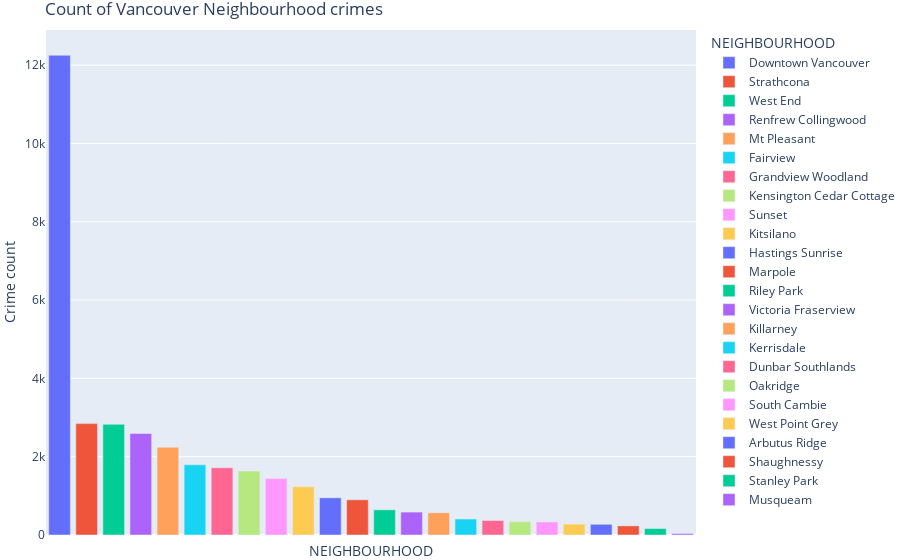

Notebook code for this chart:
### Markdown cell above
### Bar chart of Vancouver Nieghbourhood crimes

### Code cell
# plot as bar chart
topvenues_barchart = px.bar(
                            neighbourhood_counts,
                            x="NEIGHBOURHOOD",
                            y="Crime count", 
                            color="NEIGHBOURHOOD")


topvenues_barchart.update_layout(title = 'Count of Vancouver Neighbourhood crimes',
                         margin={"r":0,"t":30,"l":0,"b":0})

topvenues_barchart.update_xaxes(showticklabels=False) # Removed tick labels as it was too long
topvenues_barchart.show() # Display plot

### Figure 1 — Plotly figure (JSON) as saved in the notebook; plotly's stock layout.template omitted (floating-point values rounded to 4 significant figures)
{"data": [{"alignmentgroup": "True", "hovertemplate": "NEIGHBOURHOOD=%{x}<br>Crime count=%{y}<extra></extra>", "legendgroup": "Downtown Vancouver", "marker": {"color": "#636efa", "pattern": {"shape": ""}}, "name": "Downtown Vancouver", "offsetgroup": "Downtown Vancouver", "orientation": "v", "showlegend": true, "textposition": "auto", "type": "bar", "x": ["Downtown Vancouver"], "xaxis": "x", "y": [12253], "yaxis": "y"}, {"alignmentgroup": "True", "hovertemplate": "NEIGHBOURHOOD=%{x}<br>Crime count=%{y}<extra></extra>", "legendgroup": "Strathcona", "marker": {"color": "#EF553B", "pattern": {"shape": ""}}, "name": "Strathcona", "offsetgroup": "Strathcona", "orientation": "v", "showlegend": true, "textposition": "auto", "type": "bar", "x": ["Strathcona"], "xaxis": "x", "y": [2845], "yaxis": "y"}, {"alignmentgroup": "True", "hovertemplate": "NEIGHBOURHOOD=%{x}<br>Crime count=%{y}<extra></extra>", "legendgroup": "West End", "marker": {"color": "#00cc96", "pattern": {"shape": ""}}, "name": "West End", "offsetgroup": "West End", "orientation": "v", "showlegend": true, "textposition": "auto", "type": "bar", "x": ["West End"], "xaxis": "x", "y": [2826], "yaxis": "y"}, {"alignmentgroup": "True", "hovertemplate": "NEIGHBOURHOOD=%{x}<br>Crime count=%{y}<extra></extra>", "legendgroup": "Renfrew Collingwood", "marker": {"color": "#ab63fa", "pattern": {"shape": ""}}, "name": "Renfrew Collingwood", "offsetgroup": "Renfrew Collingwood", "orientation": "v", "showlegend": true, "textposition": "auto", "type": "bar", "x": ["Renfrew Collingwood"], "xaxis": "x", "y": [2594], "yaxis": "y"}, {"alignmentgroup": "True", "hovertemplate": "NEIGHBOURHOOD=%{x}<br>Crime count=%{y}<extra></extra>", "legendgroup": "Mt Pleasant", "marker": {"color": "#FFA15A", "pattern": {"shape": ""}}, "name": "Mt Pleasant", "offsetgroup": "Mt Pleasant", "orientation": "v", "showlegend": true, "textposition": "auto", "type": "bar", "x": ["Mt Pleasant"], "xaxis": "x", "y": [2243], "yaxis": "y"}, {"alignmentgroup": "True", "hovertemplate": "NEIGHBOURHOOD=%{x}<br>Crime count=%{y}<extra></extra>", "legendgroup": "Fairview", "marker": {"color": "#19d3f3", "pattern": {"shape": ""}}, "name": "Fairview", "offsetgroup": "Fairview", "orientation": "v", "showlegend": true, "textposition": "auto", "type": "bar", "x": ["Fairview"], "xaxis": "x", "y": [1792], "yaxis": "y"}, {"alignmentgroup": "True", "hovertemplate": "NEIGHBOURHOOD=%{x}<br>Crime count=%{y}<extra></extra>", "legendgroup": "Grandview Woodland", "marker": {"color": "#FF6692", "pattern": {"shape": ""}}, "name": "Grandview Woodland", "offsetgroup": "Grandview Woodland", "orientation": "v", "showlegend": true, "textposition": "auto", "type": "bar", "x": ["Grandview Woodland"], "xaxis": "x", "y": [1716], "yaxis": "y"}, {"alignmentgroup": "True", "hovertemplate": "NEIGHBOURHOOD=%{x}<br>Crime count=%{y}<extra></extra>", "legendgroup": "Kensington Cedar Cottage", "marker": {"color": "#B6E880", "pattern": {"shape": ""}}, "name": "Kensington Cedar Cottage", "offsetgroup": "Kensington Cedar Cottage", "orientation": "v", "showlegend": true, "textposition": "auto", "type": "bar", "x": ["Kensington Cedar Cottage"], "xaxis": "x", "y": [1634], "yaxis": "y"}, {"alignmentgroup": "True", "hovertemplate": "NEIGHBOURHOOD=%{x}<br>Crime count=%{y}<extra></extra>", "legendgroup": "Sunset", "marker": {"color": "#FF97FF", "pattern": {"shape": ""}}, "name": "Sunset", "offsetgroup": "Sunset", "orientation": "v", "showlegend": true, "textposition": "auto", "type": "bar", "x": ["Sunset"], "xaxis": "x", "y": [1440], "yaxis": "y"}, {"alignmentgroup": "True", "hovertemplate": "NEIGHBOURHOOD=%{x}<br>Crime count=%{y}<extra></extra>", "legendgroup": "Kitsilano", "marker": {"color": "#FECB52", "pattern": {"shape": ""}}, "name": "Kitsilano", "offsetgroup": "Kitsilano", "orientation": "v", "showlegend": true, "textposition": "auto", "type": "bar", "x": ["Kitsilano"], "xaxis": "x", "y": [1232], "yaxis": "y"}, {"alignmentgroup": "True", "hovertemplate": "NEIGHBOURHOOD=%{x}<br>Crime count=%{y}<extra></extra>", "legendgroup": "Hastings Sunrise", "marker": {"color": "#636efa", "pattern": {"shape": ""}}, "name": "Hastings Sunrise", "offsetgroup": "Hastings Sunrise", "orientation": "v", "showlegend": true, "textposition": "auto", "type": "bar", "x": ["Hastings Sunrise"], "xaxis": "x", "y": [950], "yaxis": "y"}, {"alignmentgroup": "True", "hovertemplate": "NEIGHBOURHOOD=%{x}<br>Crime count=%{y}<extra></extra>", "legendgroup": "Marpole", "marker": {"color": "#EF553B", "pattern": {"shape": ""}}, "name": "Marpole", "offsetgroup": "Marpole", "orientation": "v", "showlegend": true, "textposition": "auto", "type": "bar", "x": ["Marpole"], "xaxis": "x", "y": [899], "yaxis": "y"}, {"alignmentgroup": "True", "hovertemplate": "NEIGHBOURHOOD=%{x}<br>Crime count=%{y}<extra></extra>", "legendgroup": "Riley Park", "marker": {"color": "#00cc96", "pattern": {"shape": ""}}, "name": "Riley Park", "offsetgroup": "Riley Park", "orientation": "v", "showlegend": true, "textposition": "auto", "type": "bar", "x": ["Riley Park"], "xaxis": "x", "y": [643], "yaxis": "y"}, {"alignmentgroup": "True", "hovertemplate": "NEIGHBOURHOOD=%{x}<br>Crime count=%{y}<extra></extra>", "legendgroup": "Victoria Fraserview", "marker": {"color": "#ab63fa", "pattern": {"shape": ""}}, "name": "Victoria Fraserview", "offsetgroup": "Victoria Fraserview", "orientation": "v", "showlegend": true, "textposition": "auto", "type": "bar", "x": ["Victoria Fraserview"], "xaxis": "x", "y": [585], "yaxis": "y"}, {"alignmentgroup": "True", "hovertemplate": "NEIGHBOURHOOD=%{x}<br>Crime count=%{y}<extra></extra>", "legendgroup": "Killarney", "marker": {"color": "#FFA15A", "pattern": {"shape": ""}}, "name": "Killarney", "offsetgroup": "Killarney", "orientation": "v", "showlegend": true, "textposition": "auto", "type": "bar", "x": ["Killarney"], "xaxis": "x", "y": [568], "yaxis": "y"}, {"alignmentgroup": "True", "hovertemplate": "NEIGHBOURHOOD=%{x}<br>Crime count=%{y}<extra></extra>", "legendgroup": "Kerrisdale", "marker": {"color": "#19d3f3", "pattern": {"shape": ""}}, "name": "Kerrisdale", "offsetgroup": "Kerrisdale", "orientation": "v", "showlegend": true, "textposition": "auto", "type": "bar", "x": ["Kerrisdale"], "xaxis": "x", "y": [408], "yaxis": "y"}, {"alignmentgroup": "True", "hovertemplate": "NEIGHBOURHOOD=%{x}<br>Crime count=%{y}<extra></extra>", "legendgroup": "Dunbar Southlands", "marker": {"color": "#FF6692", "pattern": {"shape": ""}}, "name": "Dunbar Southlands", "offsetgroup": "Dunbar Southlands", "orientation": "v", "showlegend": true, "textposition": "auto", "type": "bar", "x": ["Dunbar Southlands"], "xaxis": "x", "y": [371], "yaxis": "y"}, {"alignmentgroup": "True", "hovertemplate": "NEIGHBOURHOOD=%{x}<br>Crime count=%{y}<extra></extra>", "legendgroup": "Oakridge", "marker": {"color": "#B6E880", "pattern": {"shape": ""}}, "name": "Oakridge", "offsetgroup": "Oakridge", "orientation": "v", "showlegend": true, "textposition": "auto", "type": "bar", "x": ["Oakridge"], "xaxis": "x", "y": [340], "yaxis": "y"}, {"alignmentgroup": "True", "hovertemplate": "NEIGHBOURHOOD=%{x}<br>Crime count=%{y}<extra></extra>", "legendgroup": "South Cambie", "marker": {"color": "#FF97FF", "pattern": {"shape": ""}}, "name": "South Cambie", "offsetgroup": "South Cambie", "orientation": "v", "showlegend": true, "textposition": "auto", "type": "bar", "x": ["South Cambie"], "xaxis": "x", "y": [333], "yaxis": "y"}, {"alignmentgroup": "True", "hovertemplate": "NEIGHBOURHOOD=%{x}<br>Crime count=%{y}<extra></extra>", "legendgroup": "West Point Grey", "marker": {"color": "#FECB52", "pattern": {"shape": ""}}, "name": "West Point Grey", "offsetgroup": "West Point Grey", "orientation": "v", "showlegend": true, "textposition": "auto", "type": "bar", "x": ["West Point Grey"], "xaxis": "x", "y": [280], "yaxis": "y"}, {"alignmentgroup": "True", "hovertemplate": "NEIGHBOURHOOD=%{x}<br>Crime count=%{y}<extra></extra>", "legendgroup": "Arbutus Ridge", "marker": {"color": "#636efa", "pattern": {"shape": ""}}, "name": "Arbutus Ridge", "offsetgroup": "Arbutus Ridge", "orientation": "v", "showlegend": true, "textposition": "auto", "type": "bar", "x": ["Arbutus Ridge"], "xaxis": "x", "y": [273], "yaxis": "y"}, {"alignmentgroup": "True", "hovertemplate": "NEIGHBOURHOOD=%{x}<br>Crime count=%{y}<extra></extra>", "legendgroup": "Shaughnessy", "marker": {"color": "#EF553B", "pattern": {"shape": ""}}, "name": "Shaughnessy", "offsetgroup": "Shaughnessy", "orientation": "v", "showlegend": true, "textposition": "auto", "type": "bar", "x": ["Shaughnessy"], "xaxis": "x", "y": [233], "yaxis": "y"}, {"alignmentgroup": "True", "hovertemplate": "NEIGHBOURHOOD=%{x}<br>Crime count=%{y}<extra></extra>", "legendgroup": "Stanley Park", "marker": {"color": "#00cc96", "pattern": {"shape": ""}}, "name": "Stanley Park", "offsetgroup": "Stanley Park", "orientation": "v", "showlegend": true, "textposition": "auto", "type": "bar", "x": ["Stanley Park"], "xaxis": "x", "y": [165], "yaxis": "y"}, {"alignmentgroup": "True", "hovertemplate": "NEIGHBOURHOOD=%{x}<br>Crime count=%{y}<extra></extra>", "legendgroup": "Musqueam", "marker": {"color": "#ab63fa", "pattern": {"shape": ""}}, "name": "Musqueam", "offsetgroup": "Musqueam", "orientation": "v", "showlegend": true, "textposition": "auto", "type": "bar", "x": ["Musqueam"], "xaxis": "x", "y": [37], "yaxis": "y"}], "layout": {"autosize": true, "barmode": "relative", "legend": {"title": {"text": "NEIGHBOURHOOD"}, "tracegroupgap": 0}, "margin": {"b": 0, "l": 0, "r": 0, "t": 30}, "title": {"text": "Count of Vancouver Neighbourhood crimes"}, "xaxis": {"anchor": "y", "autorange": true, "categoryarray": ["Downtown Vancouver", "Strathcona", "West End", "Renfrew Collingwood", "Mt Pleasant", "Fairview", "Grandview Woodland", "Kensington Cedar Cottage", "Sunset", "Kitsilano", "Hastings Sunrise", "Marpole", "Riley Park", "Victoria Fraserview", "Killarney", "Kerrisdale", "Dunbar Southlands", "Oakridge", "South Cambie", "West Point Grey", "Arbutus Ridge", "Shaughnessy", "Stanley Park", "Musqueam"], "categoryorder": "array", "domain": [0, 1], "range": [-0.5, 23.5], "showticklabels": false, "title": {"text": "NEIGHBOURHOOD"}, "type": "category"}, "yaxis": {"anchor": "x", "autorange": true, "domain": [0, 1], "range": [0, 12900.0], "title": {"text": "Crime count"}, "type": "linear"}}}
